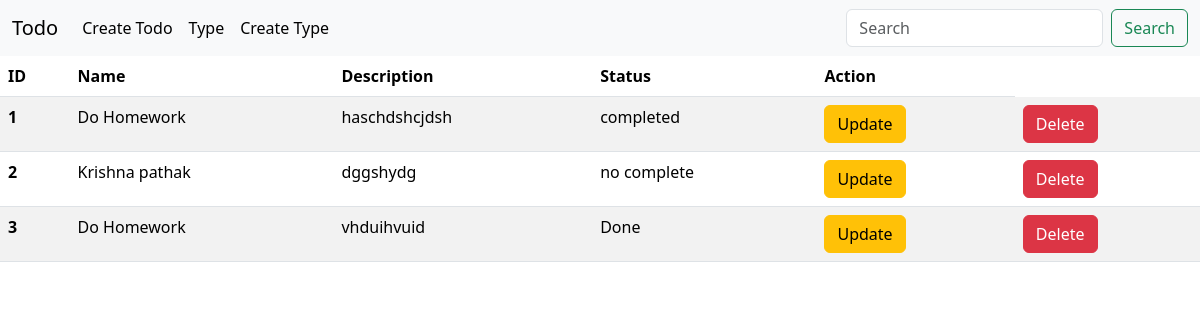
The app's page /, older data.
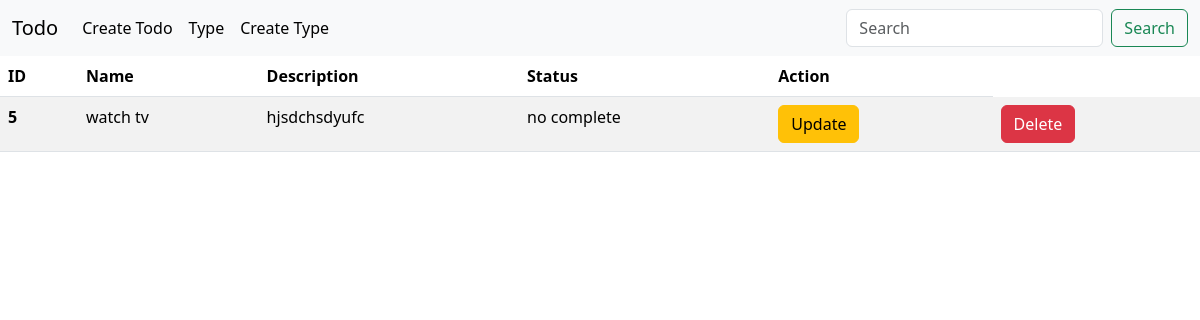
The same page, newer data.
### base/models.py (models this page shows)
class Todo(models.Model):
    name = models.CharField(max_length=300)
    description = models.TextField()
    status = models.CharField(max_length=300)

### base/views.py (the view)
# urls.py: 2. Add a URL to urlpatterns:  path('', views.home, name='home')
def home(request):
    search = request.GET.get('search')
    if search != None and search != '':
        todos = Todo.objects.filter(name__contains = search)
    else:
        todos = Todo.objects.all()
    return render(request, 'index.html', context={'todos': todos})

### templates/index.html (shortened to what this page needs)
<!DOCTYPE html>
<html lang="en">
<head>
    <link href="https://cdn.jsdelivr.net/npm/bootstrap@5.3.6/dist/css/bootstrap.min.css" rel="stylesheet">
</head>
<body>
  {% include 'nav.html' %}
   <table class="table table-striped">
    <thead>
    <tr>
      <th scope="col">ID</th>
      <th scope="col">Name</th>
      <th scope="col">Description</th>
      <th scope="col">Status</th>
      <th scope="col">Action</th>
     </tr>
     </thead>
  <tbody>
    {% for todo in todos%}
        <tr>
        <th scope="row">{{todo.id}}</th>
        <td>{{todo.name}}</td>
        <td>{{todo.description}}</td>
        <td>{{todo.status}}</td>
        <td><a href = "{% url 'update-todo' pk=todo.id %}"><button type="button" class="btn btn-warning">Update</button></a></td>
        <td><button type="button" class="btn btn-danger" data-bs-toggle="modal" data-bs-target="#exampleModal">
  Delete
</button></td>
        </tr>
    {% endfor %}
  </tbody>
</table>
</body>
</html>

### templates/nav.html (shortened to what this page needs)
<nav class="navbar navbar-expand-lg bg-body-tertiary">
  <div class="container-fluid">
    <a class="navbar-brand" href="{% url 'home' %}">Todo</a>
    <div class="collapse navbar-collapse" id="navbarSupportedContent">
      <ul class="navbar-nav me-auto mb-2 mb-lg-0">
        <li class="nav-item">
          <a class="nav-link active" aria-current="page" href="{% url 'create-todo' %}">Create Todo</a>
        </li>
        <li class="nav-item">
          <a class="nav-link active" href="{% url 'type' %}">Type</a>
        </li>
        <li class="nav-item ">
          <a class="nav-link active" href="{% url 'create-type' %}">Create Type</a>
        </li>
      </ul>
      <form class="d-flex" role="search" action = "{% url 'home'%}">
        <input class="form-control me-2" name = "search" type="search" placeholder="Search" aria-label="Search"/>
        <button class="btn btn-outline-success" type="submit">Search</button>
      </form>
    </div>
  </div>
</nav>

Row changes from the older to the newer data that the page shows:
removed Todo: id "1", name "Do Homework", description "haschdshcjdsh", status "completed"
removed Todo: id "2", name "Krishna pathak", description "dggshydg", status "no complete"
removed Todo: id "3", name "Do Homework", description "vhduihvuid", status "Done"
added Todo: id "5", name "watch tv", description "hjsdchsdyufc", status "no complete"
